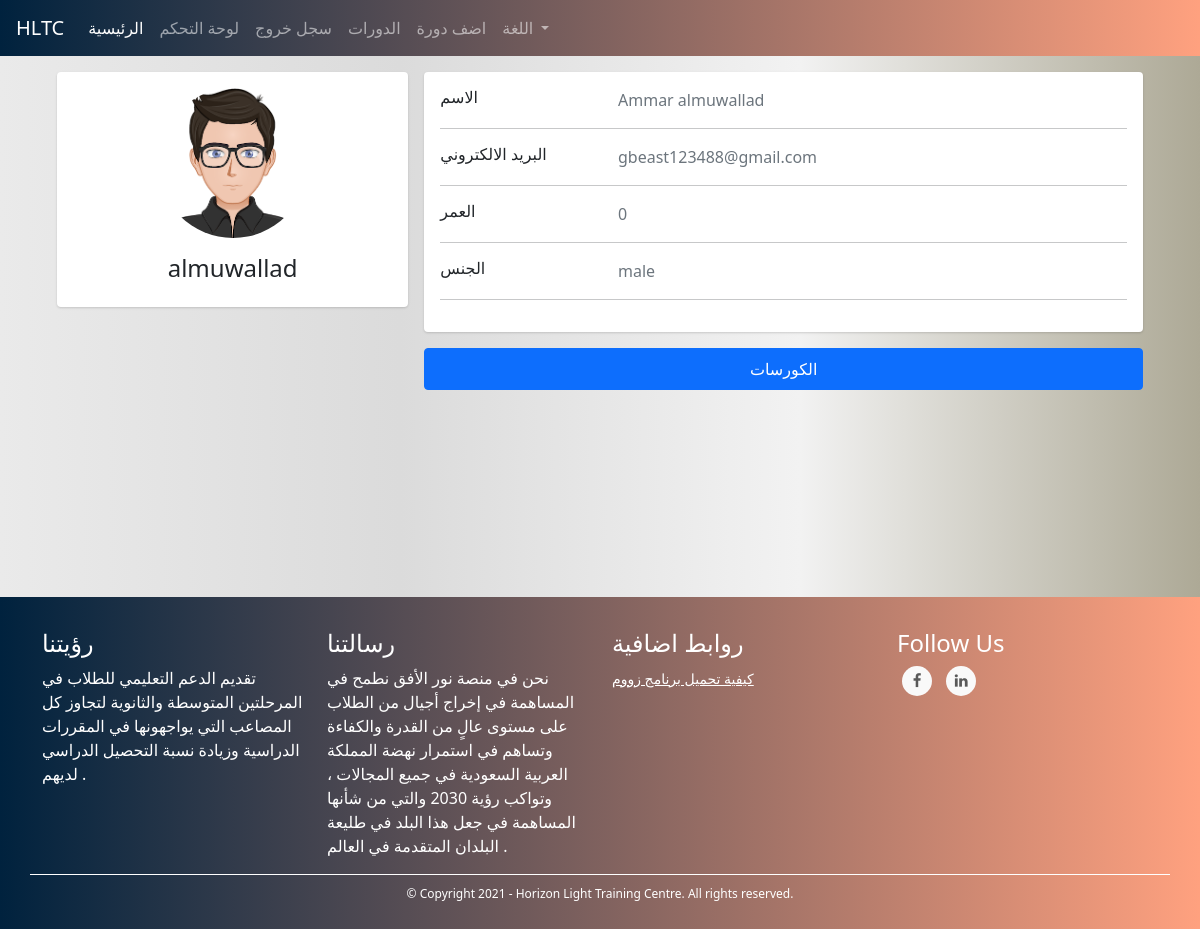
The app's page /admins/user/2 (signed in), older data.
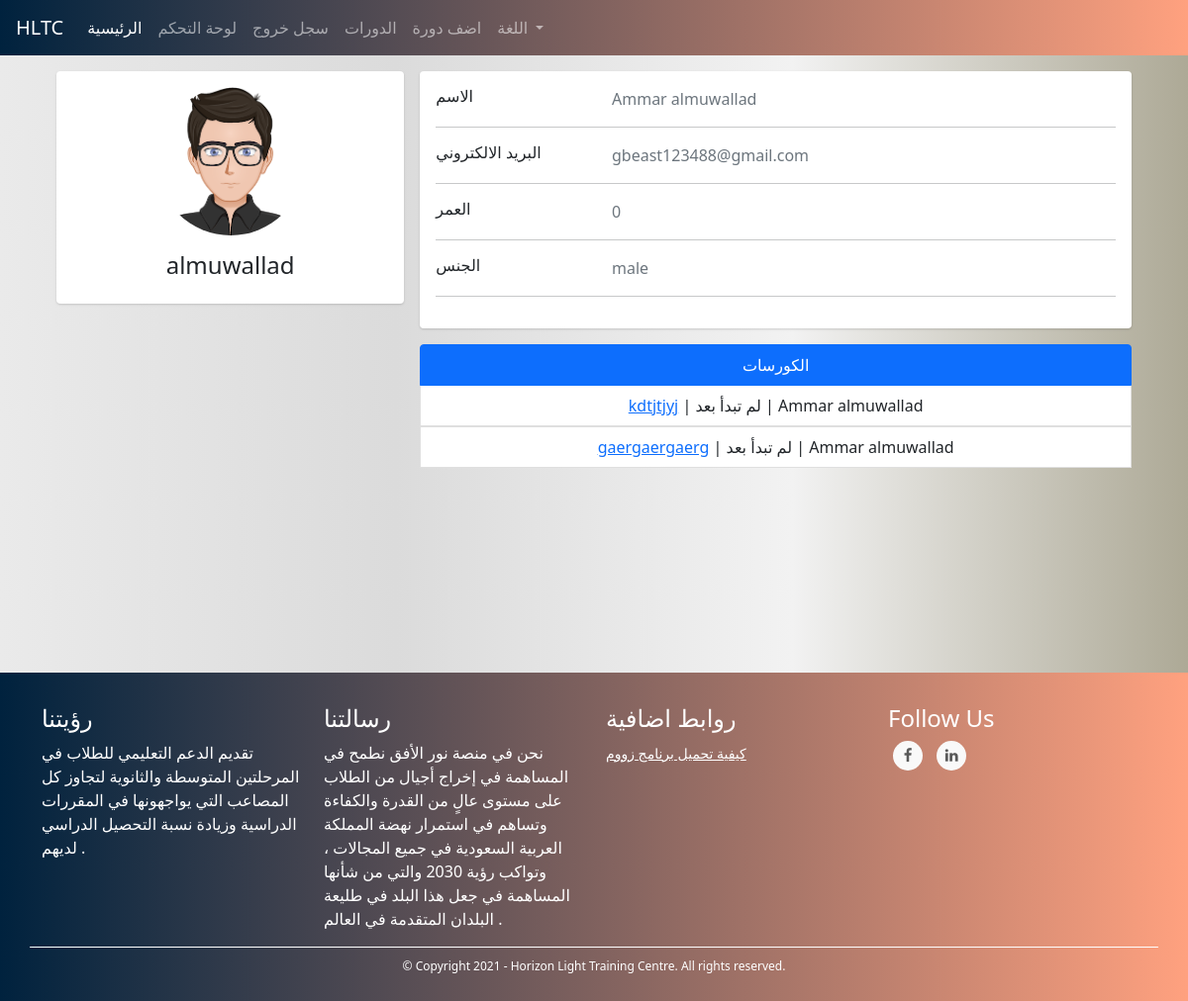
The same page, newer data.
### TUTOR/models.py (models this page shows, shortened)
class CourseModel(db.Model):
    id = db.Column(db.Integer, primary_key=True)
    name = db.Column(db.String(130), nullable=False)
    description = db.Column(db.String(1000), nullable=False)
    subject = db.Column(db.String(), nullable=False)
    price = db.Column(db.Integer, nullable=False)
    min_students = db.Column(db.Integer, nullable=False)
    max_students = db.Column(db.Integer, nullable=False)
    currency = db.Column(db.String(3), nullable=False)
    began = db.Column(db.Boolean, nullable=False, default=False)
    ended = db.Column(db.Boolean, nullable=False, default=False)
    course_type = db.Column(db.Integer, nullable=False) # 1 for start when min number # 2 for start with min and date
    _period = db.Column(db.Integer, nullable=True) # days
    _start_date = db.Column(db.DateTime, nullable=True)
    _end_date = db.Column(db.DateTime, nullable=True)
    links = db.Column(db.String(), nullable=False) # {"zoom_for_tutor": "link", "zoom_for_students": "link", ...}
    weekly_time_table_json  = db.Column(db.String(1000), nullable=False) # {"saturday": {"from": ..., "to": ...}, ...}
    _state = db.Column(db.String(), nullable=False, default=json.dumps({"state_code": 1, "state_string": "لم تبدأ بعد", "allowed_actions": ["join", "view", "start", "cancel"]})) # {"state_code": 2, "state_string": "قائم", "allowed_actions": ["view", "end"]} {"state_code": 3, "state_string": "انتهى", "allowed_actions": ["delete"]} {"state_code": 4, "state_string": "ملغي", "allowed_actions": ["delete"]}
    number_of_students_paid = db.Column(db.Integer, nullable=False, default=0)
    have_sent_first_payment_emails = db.Column(db.Boolean, nullable=False, default=False)
    created_by_admin = db.Column(db.Boolean, nullable=False)
    creation_date = db.Column(db.DateTime, nullable=False, default=datetime.utcnow)
    payment_model = db.relationship('PaymentModel', backref='course', uselist=False)
    tutor_data_model_id = db.Column(db.Integer, db.ForeignKey('tutor_data_model.id'),
        nullable=False)
    def link(self, name):
        return json.loads(self.links)[name]
    @property
    def state(self): # hold the course's state for example (is it runnung or hasn't began yet...) this helps with determaning what to do with the couse next for example (if it's running we should look into if it should end)
        return json.loads(self._state)
    def start(self):
        self.began = True
        self._state = json.dumps({"state_code": 2, "state_string": "قائم", "allowed_actions": ["view", "end", "cancel"]})
        if self.course_type == 1:
            now = datetime.date(datetime.utcnow())
            self._start_date = now
            self._end_date = now + timedelta(days=self.period)
        db.session.commit()
        for sdm in self.students: # the paymetn is when a student joins not when the course begins bcz the course wont begin if students didn't pay
            send_student_course_start_email(sdm.user, self)
        send_tutor_course_start_email(self.tutor.user, self)
        return True
    def end(self):
        self.ended = True
        self._state = json.dumps({"state_code": 3, "state_string": "انتهى", "allowed_actions": ["delete"]})
        db.session.commit()
        for sdm in self.students:
            send_student_course_ended_email(sdm.user, self)
        send_tutor_course_ended_email(self.tutor.user, self)
        return True
    def cancel(self):
        self._state = json.dumps({"state_code": 4, "state_string": "ملغي", "allowed_actions": ["delete"]})
        db.session.commit()
        self.payment_model.refund_all()
        for sdm in self.students:
            send_student_course_canceled_email(sdm.user, self)
        send_tutor_course_canceled_email(self.tutor.user, self)

class UserModel(db.Model, UserMixin):
    id = db.Column(db.Integer, primary_key=True)
    first_name = db.Column(db.String(128), nullable=False)
    last_name = db.Column(db.String(128), nullable=False)
    username = db.Column(db.String(20), unique=True, nullable=False)
    email = db.Column(db.String(256), unique=True, nullable=False)
    password = db.Column(db.String(255), nullable=False)
    user_type = db.Column(db.String(30), nullable=False)
    _gender = db.Column(db.Boolean, nullable=False, default=True)
    email_confirmation_code = db.Column(db.String(5), nullable=True)
    is_confirmed = db.Column(db.Boolean, nullable=False, default=False)
    creation_date = db.Column(db.DateTime, nullable=False, default=datetime.utcnow)
    admin_data_model = db.relationship('AdminDataModel', backref='user', uselist=False)
    tutor_data_model = db.relationship('TutorDataModel', backref='user', uselist=False)
    student_data_model = db.relationship('StudentDataModel', backref='user', uselist=False)
    @property
    def full_name(self):
        return self.first_name + " " + self.last_name
    @property
    def gender(self):
        return "male" if self._gender else "female"

### TUTOR/ADMINISTRATION/routes.py (the view)
@admins_blueprint.route("/admins/user/<user_id>", methods=["GET"])
@login_required(ADMIN_TYPES)
def user_detailed_view(user_id): # admin only
    user = UserModel.query.get(user_id)
    user_type = user.user_type
    if user_type == "tutor":
        return render_template("admins/users/new_tutor.html", user=user)
    elif user_type == "student":
        return render_template("admins/users/new_student.html", user=user)
    elif user_type in ADMIN_TYPES:
        return render_template("admins/users/new_admin.html", user=user)

### TUTOR/ADMINISTRATION/routes.py (called while the page is built)
@admins_blueprint.context_processor
def utility_processor():
    return dict(get_language_text=LngObj.get_language_text, get_current_page_language_list=LngObj.get_current_page_language_list, languages=LANGUAGES, admin_types=ADMIN_TYPES, settings=SiteSettingsModel.instance())

### TUTOR/models.py (called while the page is built)
@login_manager.user_loader
def load_user(user_id):
    return UserModel.query.get(int(user_id))

    @property
    def age(self):
        return int((datetime.date(datetime.utcnow()) - datetime.date(self.date_of_birth)).days / 365)

    @classmethod
    def instance(cls):
        return cls.query.get(1)

### TUTOR/utils/utils.py (called while the page is built)
def login_required(roles=[]):
	def wrapper(fn):
		@wraps(fn)
		def decorated_view(*args, **kwargs):
			if request.method in EXEMPT_METHODS:
				return fn(*args, **kwargs)
			elif current_app.login_manager._login_disabled:
				return fn(*args, **kwargs)
			elif not current_user.is_authenticated:
				return current_app.login_manager.unauthorized()
			role = current_user.user_type
			if ( (role not in roles) and (roles != []) ):
				return current_app.login_manager.unauthorized()
			return fn(*args, **kwargs)
		return decorated_view
	return wrapper

### TUTOR/templates/admins/users/new_student.html (shortened to what this page needs)
{% extends "template.html" %}
{% block content %}
<link rel="stylesheet" href="{{ url_for('static', filename='css/students/profile.css') }}">
<div class="container">
    <div class="main-body">
      <div class="row justify-content-center">
        <div class="col-sm-7 my-col">
        </div>
    </div>
          <div class="row gutters-sm">
            <div class="col-md-4 mb-3">
              <div class="card">
                <div class="card-body">
                  <div class="d-flex flex-column align-items-center text-center">
                    {% if user._gender  %}
                    <img src="{{ url_for('static', filename='images/male_student.png') }}" alt="Admin" class="rounded-circle" width="150">
                    {% else %}
                    <img src="{{ url_for('static', filename='images/female_student.png') }}" alt="Admin" class="rounded-circle" width="150">
                    {% endif %}
                    <div class="mt-3">
                      <h4>{{ user.username }}</h4>
                    </div>
                  </div>
                </div>
              </div>
            </div>
            <div class="col-md-8">
              <div class="card mb-3">
                <div class="card-body">
                  <div class="row">
                    <div class="col-sm-3">
                      <h6 class="mb-0">الاسم</h6>
                    </div>
                    <div class="col-sm-9 text-secondary">
                      {{ user.full_name }}
                    </div>
                  </div>
                  <hr>
                  <div class="row">
                    <div class="col-sm-3">
                      <h6 class="mb-0">البريد الالكتروني</h6>
                    </div>
                    <div class="col-sm-9 text-secondary">
                      {{ user.email }}
                    </div>
                  </div>
                  <hr>
                  <div class="row">
                    <div class="col-sm-3">
                      <h6 class="mb-0">العمر</h6>
                    </div>
                    <div class="col-sm-9 text-secondary">
                      {{ user.student_data_model.age }}
                    </div>
                  </div>
                  <hr>
                  <div class="row">
                    <div class="col-sm-3">
                      <h6 class="mb-0">الجنس</h6>
                    </div>
                    <div class="col-sm-9 text-secondary">
                      {{ user.gender }}
                    </div>
                  </div>
                  <hr>
                </div>
              </div>
            <div class="row gutters-sm">
                <div class="col-sm-12 mb-6">
                    <ul class="list-group">
                        <li class="list-group-item active" aria-current="true"><center>الكورسات</center></li>
                        {% for course in user.student_data_model.courses %}
                        <center><li class="list-group-item"><a href="{{ url_for('courses_blueprint.course', course_id=course.id) }}">{{ course.name }}</a> | {{ course.state.state_string }} | {{ course.tutor.user.full_name }}</li></center>
                        {% endfor %}
                      </ul>
                </div>
              </div>
            </div>
          </div>
        </div>
    </div>
    <br><br><br><br><br><br><br><br>
{% endblock %}

Row changes from the older to the newer data that the page shows:
now on this page (row unchanged): CourseModel: name "kdtjtjyj", state.state_string "لم تبدأ بعد", tutor.user.full_name "Ammar almuwallad"
added CourseModel: name "gaergaergaerg", state.state_string "لم تبدأ بعد", tutor.user.full_name "Ammar almuwallad"
